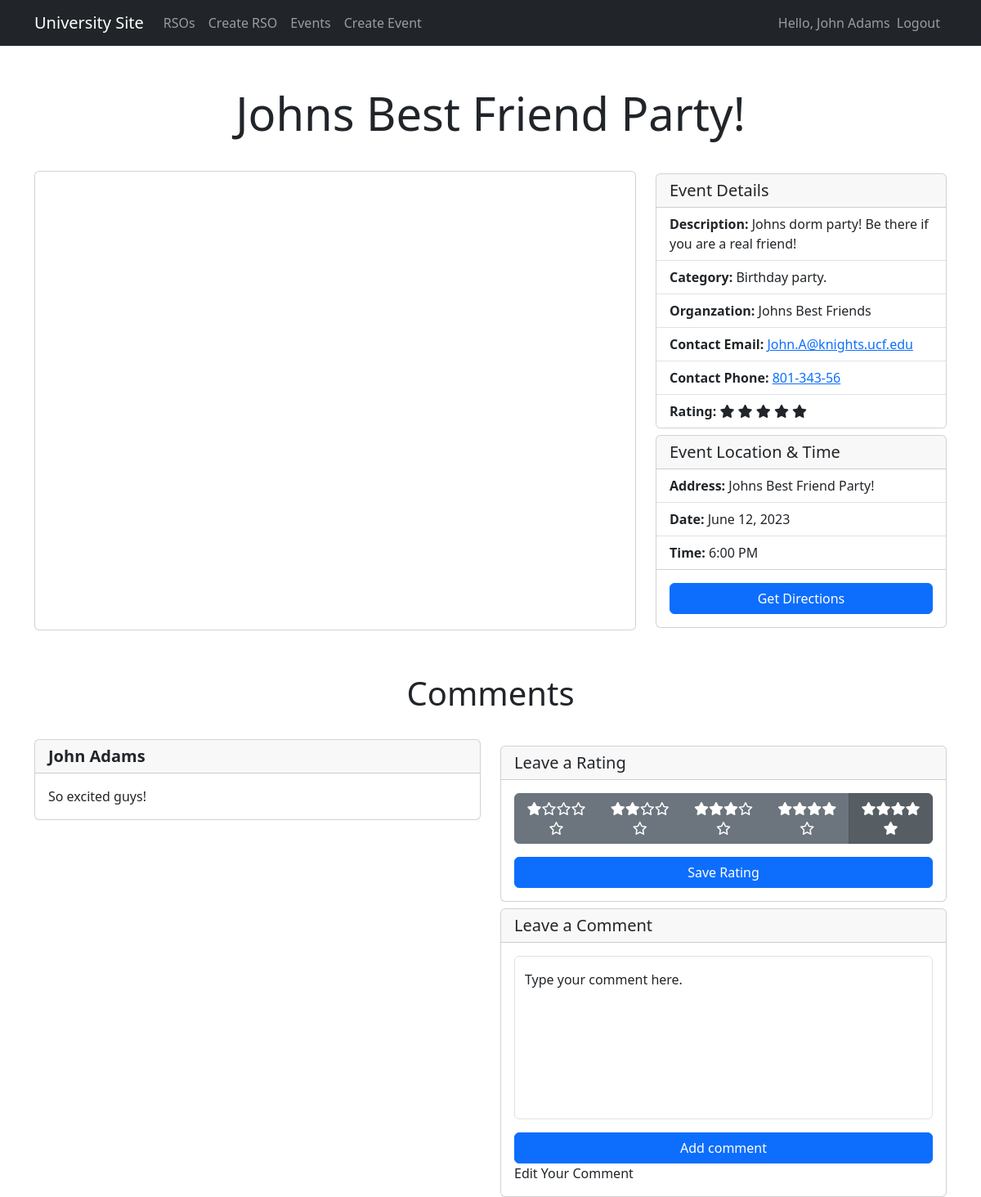
/events/view_event.php?id=1 (signed in), run on the app's committed database.
### tables this page shows
CREATE TABLE Events (
    EventID INT AUTO_INCREMENT PRIMARY KEY,
    Name VARCHAR(255) NOT NULL,
    Category VARCHAR(255) NOT NULL,
    Description TEXT,
    Time TIME NOT NULL,
    Date DATE NOT NULL,
    LocationID INT,
    ContactPhone VARCHAR(20),
    ContactEmail VARCHAR(255),
    EventType ENUM('public', 'private', 'rso') NOT NULL,
    RSOID INT,
    UniversityID INT,
    Approved BOOLEAN,
    FOREIGN KEY (LocationID) REFERENCES Locations(LocationID),
    FOREIGN KEY (RSOID) REFERENCES RSOs(RSOID),
    FOREIGN KEY (UniversityID) REFERENCES Universities(UniversityID)
);

CREATE TABLE RSOs (
    RSOID INT AUTO_INCREMENT PRIMARY KEY,
    Name VARCHAR(255) NOT NULL,
    Description VARCHAR(512) NOT NULL,
    AdminID INT,
    UniversityID INT,
    ImageURL VARCHAR(512),
    FOREIGN KEY (AdminID) REFERENCES Users(UserID),
    FOREIGN KEY (UniversityID) REFERENCES Universities(UniversityID)
);

CREATE TABLE Locations (
    LocationID INT AUTO_INCREMENT PRIMARY KEY,
    Name VARCHAR(255) NOT NULL,
    Latitude DECIMAL(9,6) NOT NULL,
    Longitude DECIMAL(9,6) NOT NULL
);

CREATE TABLE Comments (
    CommentID INT AUTO_INCREMENT PRIMARY KEY,
    UserID INT,
    EventID INT,
    Content TEXT NOT NULL,
    Timestamp TIMESTAMP DEFAULT CURRENT_TIMESTAMP,
    FOREIGN KEY (UserID) REFERENCES Users(UserID),
    FOREIGN KEY (EventID) REFERENCES Events(EventID)
);

CREATE TABLE Users (
    UserID INT AUTO_INCREMENT PRIMARY KEY,
    Email VARCHAR(255) NOT NULL UNIQUE,
    Password VARCHAR(255) NOT NULL,
    FullName VARCHAR(255) NOT NULL,
    UniversityID INT,
    FOREIGN KEY (UniversityID) REFERENCES Universities(UniversityID)
);

### src/core/db.php (called while the page is built, shortened)
<?php
function db_get_connection() {
    $host = '127.0.0.1';
    $db = 'universitysite';
    $user = 'universitysite';
    $pass = 'universitysite';
    $charset = 'utf8mb4';
    $dsn = "mysql:host=$host;dbname=$db;charset=$charset";
    $options = [
        PDO::ATTR_ERRMODE => PDO::ERRMODE_EXCEPTION,
        PDO::ATTR_DEFAULT_FETCH_MODE => PDO::FETCH_ASSOC,
        PDO::ATTR_EMULATE_PREPARES => false,
    ];
    try {
        $dbConn = new PDO($dsn, $user, $pass, $options);
        return $dbConn;
    } catch (\PDOException $e) {
        throw new \PDOException($e->getMessage(), (int)$e->getCode());
    }
}
function users_get_user($universityId, $userId) {
    $dbConn = db_get_connection();
    $stmt = $dbConn->prepare("SELECT * FROM Users WHERE UniversityID = :universityId AND UserID = :userId");
    $stmt->bindParam(':universityId', $universityId);
    $stmt->bindParam(':userId', $userId);
    $stmt->execute();
    $user = $stmt->fetch();
    return $user;
}
function orgs_get_rso($universityId, $rsoId) {
    $dbConn = db_get_connection();
    $statement = 'SELECT * FROM rsos WHERE RSOID = :rsoId AND UniversityID = :universityId';
    $stmt = $dbConn->prepare($statement);
    $stmt->bindParam(':rsoId', $rsoId);
    $stmt->bindParam(':universityId', $universityId);
    $stmt->execute();
    $rso = $stmt->fetch();
    return $rso;
}
function events_get_event($universityId, $eventId)
{
    $dbConn = db_get_connection();
    $statement = 'SELECT * FROM Events WHERE EventID = :eventId AND UniversityID = :universityId';
    $stmt = $dbConn->prepare($statement);
    $stmt->bindParam(':universityId', $universityId);
    $stmt->bindParam(':eventId', $eventId);
    $stmt->execute();
    return $stmt->fetch();
}
function events_get_event_rating($eventId) {
    $dbConn = db_get_connection();
    $statement = 'SELECT AVG(Stars) FROM Ratings WHERE EventID = :eventId';
    $stmt = $dbConn->prepare($statement);
    $stmt->bindParam(':eventId', $eventId);
    $stmt->execute();
    return $stmt->fetchColumn();
}
function location_get_location($locationid) {
    $dbConn = db_get_connection();
    $statement = 'SELECT * FROM locations WHERE LocationID = :locationid';
    $stmt = $dbConn->prepare($statement);
    $stmt->bindParam(':locationid', $locationid);
    $stmt->execute();
    return $stmt->fetch();
}
function comments_get_comments($eventId) {
    $dbConn = db_get_connection();
    $statement = 'SELECT * FROM comments WHERE EventID = :eventId';
    $stmt = $dbConn->prepare($statement);
    $stmt->bindParam(':eventId', $eventId);
    $stmt->execute();
    return $stmt->fetchAll();
}
?>

### src/events/view_event.php (the view, shortened to what this page needs)
<?php
include_once('../core/header.php');
?>
<?php
$universityId = $_SESSION["user_universityid"];
$event = events_get_event($_SESSION["user_universityid"], $_GET["id"]);
$location = location_get_location($event["LocationID"]);
$rso = null;
if ($event["EventType"] == 'rso') {
    $rso = orgs_get_rso($event["UniversityID"], $event["RSOID"]);
}
$eventRating = events_get_event_rating($_GET["id"]);
$comments = comments_get_comments($_GET["id"]);
$date = new DateTime($event["Date"]);
$formatted_date = $date->format('F j, Y');
$time = new DateTime($event["Time"]);
$formatted_time = $time->format('g:i A');
$google_maps_url = "https://maps.google.com/?q={$location['Latitude']},{$location['Longitude']}";
?>
        <?php
        $location = location_get_location($event["LocationID"]);
        ?>
<div class="p-5 pb-md-4 mx-auto text-center">
    <h1 class="display-4 fw-normal"><?= $event["Name"] ?></h1>
</div>
<div class="container">
    <div class="row">
        <div class="col col-md-8 align-self-center h-100">
            <div class="card h-100">
                <div id="map" style="width: auto; height: 35rem;"></div>
            </div>
        </div>
        <div class="col col-md-4 align-self-center">
            <div class="row my-2">
                <div class="col-md-12">
                    <div class="card">
                        <h5 class="card-header">
                            Event Details
                        </h5>
                        <ul class="list-group list-group-flush">
                            <li class="list-group-item">
                                <strong>Description: </strong> <?= $event["Description"]; ?>
                            </li>
                            <li class="list-group-item">
                                <strong>Category: </strong> <?= $event["Category"]; ?>
                            </li>
                            <?php if ($event["EventType"] == 'rso'): ?>
                                <li class="list-group-item">
                                    <strong>Organzation: </strong> <?= $rso["Name"]; ?>
                                </li>
                            <?php endif; ?>
                            <li class="list-group-item">
                                <strong>Contact Email:</strong>
                                <a href="mailto:<?= $event["ContactEmail"]; ?>"><?= $event["ContactEmail"]; ?></a>
                            </li>
                            <li class="list-group-item">
                                <strong>Contact Phone:</strong>
                                <a href="tel:<?= $event["ContactPhone"]; ?>"><?= $event["ContactPhone"]; ?></a>
                            </li>
                            <li class="list-group-item">
                                <strong>Rating:</strong>
                                <?php for ($i = 0; $i < $eventRating; $i++): ?> <i
                                    class="fa-solid fa-star"></i> <?php endfor; ?>
                            </li>
                        </ul>
                    </div>
                </div>
            </div>
            <div class="row my-2">
                <div class="col-md-12 align-self-center">
                    <div class="card">
                        <h5 class="card-header">
                            Event Location & Time
                        </h5>
                        <ul class="list-group list-group-flush">
                            <li class="list-group-item">
                                <strong>Address: </strong> <?= $location["Name"]; ?>
                            </li>
                            <li class="list-group-item">
                                <strong>Date:</strong> <?= $formatted_date; ?>
                            </li>
                            <li class="list-group-item">
                                <strong>Time:</strong> <?= $formatted_time ?>
                            </li>
                        </ul>
                        <div class="card-body">
                            <a href="<?= $google_maps_url ?>" target="_blank" class="btn btn-primary w-100">Get
                                Directions</a>
                        </div>
                    </div>
                </div>
            </div>
        </div>
    </div>
</div>
<div class="container">
    <div class="p-5 pb-md-4 mx-auto text-center">
        <h1 class="display-6 fw-normal">Comments</h1>
    </div>
    <div class="row">
        <div class="col col-md-6 align-self-top h-100">
            <div class="comment-section">
                <?php foreach ($comments as $eventComment) : ?>
                    <?php
                    $commentUser = users_get_user($universityId, $eventComment["UserID"]);
                    ?>
                    <div class="card">
                        <h5 class="card-header">
                            <strong><?= $commentUser["FullName"] ?></strong>
                        </h5>
                        <div class="card-body">
                            <p class="card-text"><?= $eventComment["Content"]; ?></p>
                        </div>
                    </div>
                <?php endforeach; ?>
            </div>
        </div>
        <div class="col col-md-6 align-self-top">
            <div class="row my-2">
                <div class="col-md-12">
                    <div class="card">
                        <h5 class="card-header">
                            Leave a Rating
                        </h5>
                        <div class="card-body">
                            <form class="text-center w-100" action="/events/update_rating.php" method="post">
                                <div class="mb-3">
                                    <div class="btn-group" role="group" aria-label="Rating">
                                        <label class="btn btn-secondary" for="rating1">
                                            <i class="fa-solid fa-star"></i><i class="fa-regular fa-star"></i><i
                                                class="fa-regular fa-star"></i><i class="fa-regular fa-star"></i><i
                                                class="fa-regular fa-star"></i>
                                        </label>
                                        <label class="btn btn-secondary" for="rating2">
                                            <i class="fa-solid fa-star"></i><i class="fa-solid fa-star"></i><i
                                                class="fa-regular fa-star"></i><i class="fa-regular fa-star"></i><i
                                                class="fa-regular fa-star"></i>
                                        </label>
                                        <label class="btn btn-secondary" for="rating3">
                                            <i class="fa-solid fa-star"></i><i class="fa-solid fa-star"></i><i
                                                class="fa-solid fa-star"></i><i class="fa-regular fa-star"></i><i
                                                class="fa-regular fa-star"></i>
                                        </label>
                                        <label class="btn btn-secondary" for="rating4">
                                            <i class="fa-solid fa-star"></i><i class="fa-solid fa-star"></i><i
                                                class="fa-solid fa-star"></i><i class="fa-solid fa-star"></i><i
                                                class="fa-regular fa-star"></i>
                                        </label>
                                        <label class="btn btn-secondary" for="rating5">
                                            <i class="fa-solid fa-star"></i><i class="fa-solid fa-star"></i><i
                                                class="fa-solid fa-star"></i><i class="fa-solid fa-star"></i><i
                                                class="fa-solid fa-star"></i>
                                        </label>
                                    </div>
                                </div>
                                <button type="submit" id="submit" name="submit"
                                        class="btn btn-primary text-center w-100">Save Rating
                                </button>
                            </form>
                        </div>
                    </div>
                </div>
            </div>
            <div class="row">
                <div class="col-md-12 align-self-center">
                    <div class="card">
                        <h5 class="card-header">
                            Leave a Comment
                        </h5>
                        <div class="card-body">
                            <form class="text-start" action="/events/add_comments.php" method="post">
                                <div class="mb-3">
                                    <div class="form-floating">
                                        <textarea class="form-control" placeholder="Leave a comment here"
                                                  id="comment" name="comment"
                                                  style="height: 200px; resize: none;"></textarea>
                                        <label for="comment">Type your comment here.</label>
                                    </div>
                                </div>
                                <button type="submit" id="submit" name="submit"
                                        class="btn btn-primary text-center w-100">Add comment
                                </button>
                            </form>
                            <a href="/events/edit_comments.php?id=<?= $event["EventID"] ?>" class="nav-link">Edit Your
                                Comment</a>
                        </div>
                    </div>
                </div>
            </div>
        </div>
    </div>
    <?php
    include_once('../core/footer.php');
    ?>

### data on the page
events: Name "Johns Best Friend Party!", Description "Johns dorm party! Be there if you are a real friend!", Category "Birthday party.", ContactEmail "John.A@knights.ucf.edu", ContactPhone "801-343-56", Date "June 12, 2023", Time "6:00 PM"
rsos: Name "Johns Best Friends"
locations: Name "Johns Best Friend Party!"
comments: UserID.FullName "John Adams", Content "So excited guys!"

### other printed values
$_SESSION["user_fullname"] "John Adams"
